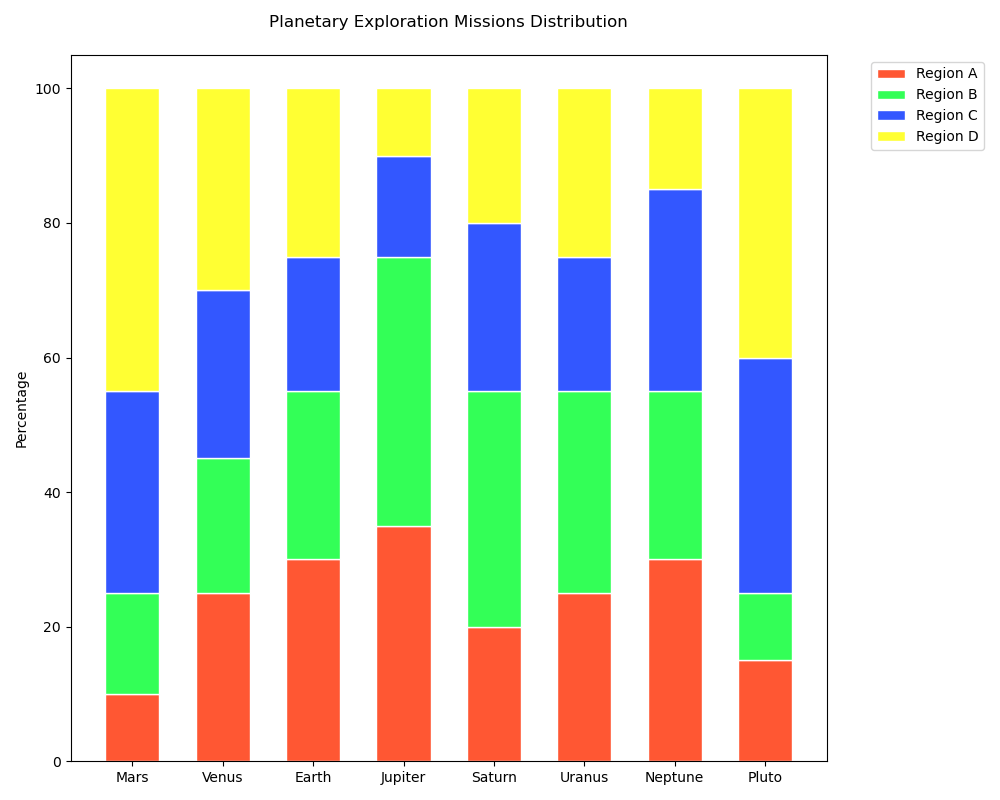

Generate this figure with Python:

import matplotlib.pyplot as plt
import numpy as np

# Data
categories = ['Mars', 'Venus', 'Earth', 'Jupiter', 'Saturn', 'Uranus', 'Neptune', 'Pluto']
region_a = [10, 25, 30, 35, 20, 25, 30, 15]
region_b = [15, 20, 25, 40, 35, 30, 25, 10]
region_c = [30, 25, 20, 15, 25, 20, 30, 35]
region_d = [45, 30, 25, 10, 20, 25, 15, 40]

# Convert data to numpy arrays for stacking
region_a = np.array(region_a)
region_b = np.array(region_b)
region_c = np.array(region_c)
region_d = np.array(region_d)

# Normalize data to make percentages
total = region_a + region_b + region_c + region_d
region_a_perc = region_a / total * 100
region_b_perc = region_b / total * 100
region_c_perc = region_c / total * 100
region_d_perc = region_d / total * 100

# Plot
fig, ax = plt.subplots(figsize=(10, 8))
width = 0.6

ax.bar(categories, region_a_perc, color='#FF5733', edgecolor='white', width=width)
ax.bar(categories, region_b_perc, bottom=region_a_perc, color='#33FF57', edgecolor='white', width=width)
ax.bar(categories, region_c_perc, bottom=region_a_perc + region_b_perc, color='#3357FF', edgecolor='white', width=width)
ax.bar(categories, region_d_perc, bottom=region_a_perc + region_b_perc + region_c_perc, color='#FFFF33', edgecolor='white', width=width)

# Add labels and title
ax.set_ylabel('Percentage')
ax.set_title('Planetary Exploration Missions Distribution', pad=20)
ax.legend(['Region A', 'Region B', 'Region C', 'Region D'], bbox_to_anchor=(1.05, 1), loc='upper left')

# Display the chart
plt.tight_layout()
plt.show()
